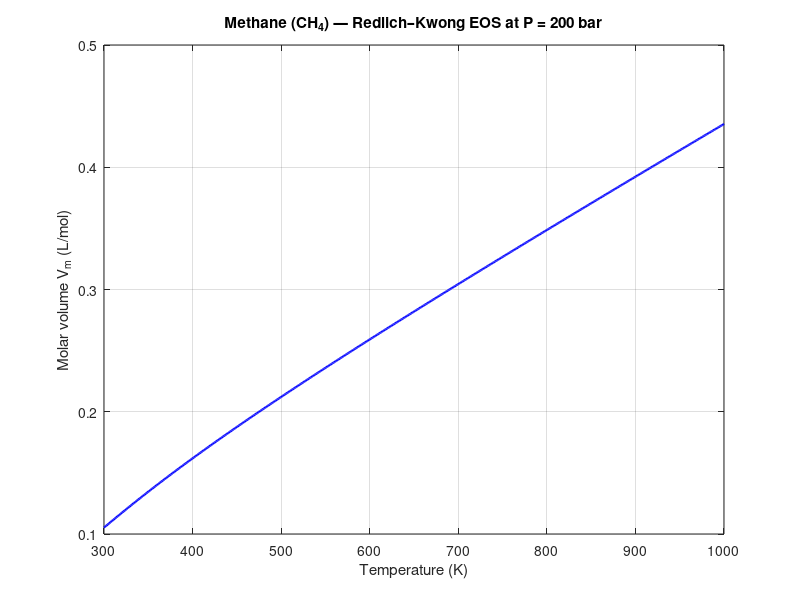

This chart was generated by the following MATLAB code:
% Redlich Kwong EOS for methane (CH4) at 200 bar
% Units: P in bar, V in L/mol, a in L^2·bar·K^0.5/mol^2, b in L/mol
% R = 0.08314472 L·bar/(mol·K)

clear; clf; close all;

% Constants
P = 200;                % pressure in bar
Tmin = 300; Tmax = 1000; % K
nT = 701;               % number of T points
R = 0.08314472;         % L·bar/(mol·K)
Tc = 190.6;             % K
Pc = 45.99;             % bar

% Redlich-Kwong parameters (from Tc, Pc)
% a has units L^2·bar·K^0.5/mol^2, b has units L/mol
a = 0.42748 * R^2 * Tc^(2.5) / Pc;
b = 0.08664 * R * Tc / Pc;

% Temperature vector
T = linspace(Tmin, Tmax, nT);

% Preallocate
V = nan(size(T));        
tol_imag = 1e-8;          % tolerance for imaginary parts

% For loop
for i = 1:length(T)
    Ti = T(i);
    A = a / sqrt(Ti);   % RK temperature-dependent term

    % Cubic coefficients: P*V^3 - R*T*V^2 + (-P*b^2 - R*T*b + A)*V - A*b = 0
    c3 = P;
    c2 = -R * Ti;
    c1 = -P * b^2 - R * Ti * b + A;
    c0 = -A * b;
    coeffs = [c3, c2, c1, c0];

    rootsV = roots(coeffs);

    % keep only real roots
    real_roots = rootsV(abs(imag(rootsV)) < tol_imag);
    if isempty(real_roots)
        V(i) = NaN;
    else
        V(i) = max(real_roots);
    end
end

% Plot
figure(1);
plot(T, V, 'b-', 'LineWidth', 1.6);
xlabel('Temperature (K)');
ylabel('Molar volume V_m (L/mol)');
title(sprintf('Methane (CH_4) — Redlich–Kwong EOS at P = %.0f bar', P));
grid on;
xlim([Tmin Tmax]);
ylim([0.1,0.5]);

% Sample outputs
disp('Sample outputs (T, V_m):');
for idx = round(linspace(1,length(T),7))
    fprintf('T = %6.1f K: V_m = %12.6e L/mol\n', T(idx), V(idx));
end
